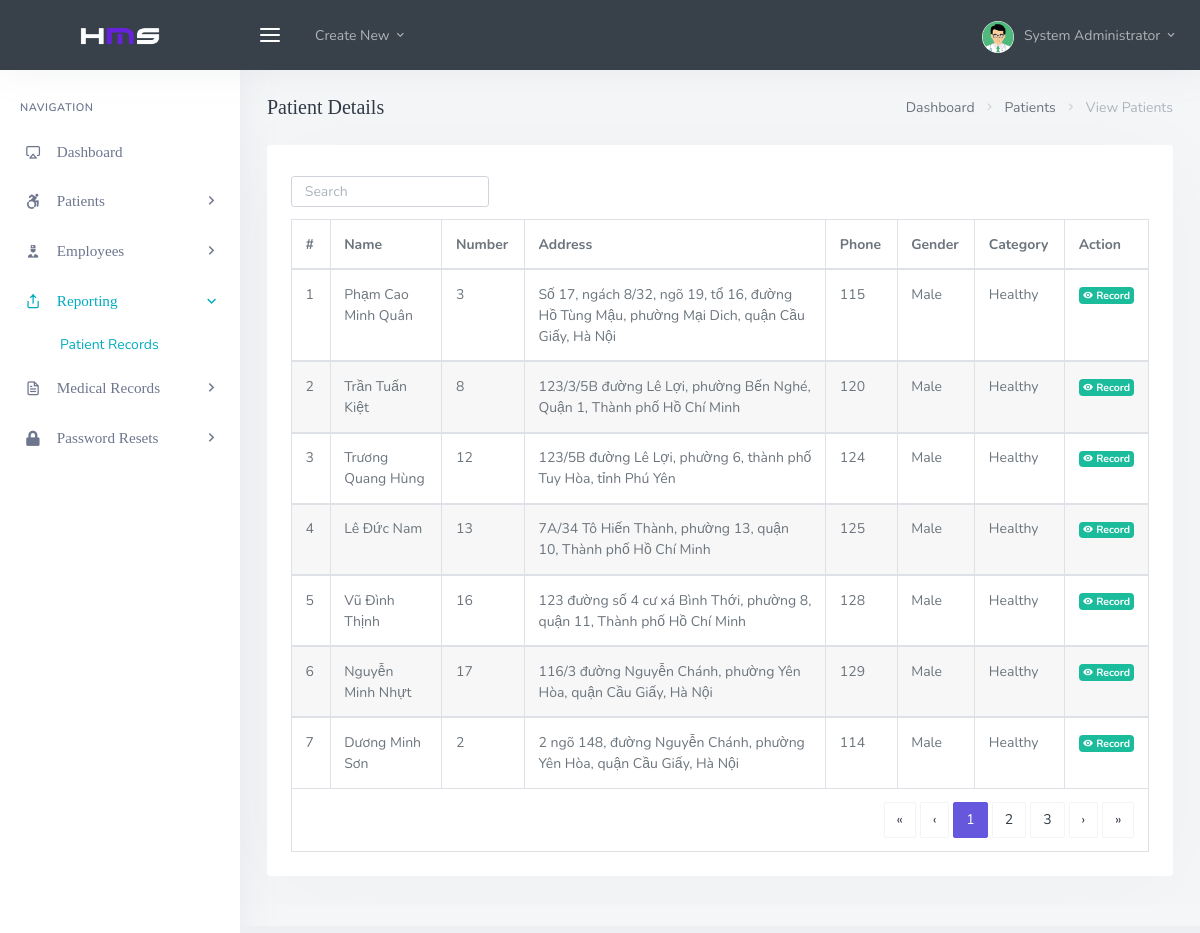
The page /backend/admin/his_admin_inpatient_records.php (signed in) on the database as committed earlier.
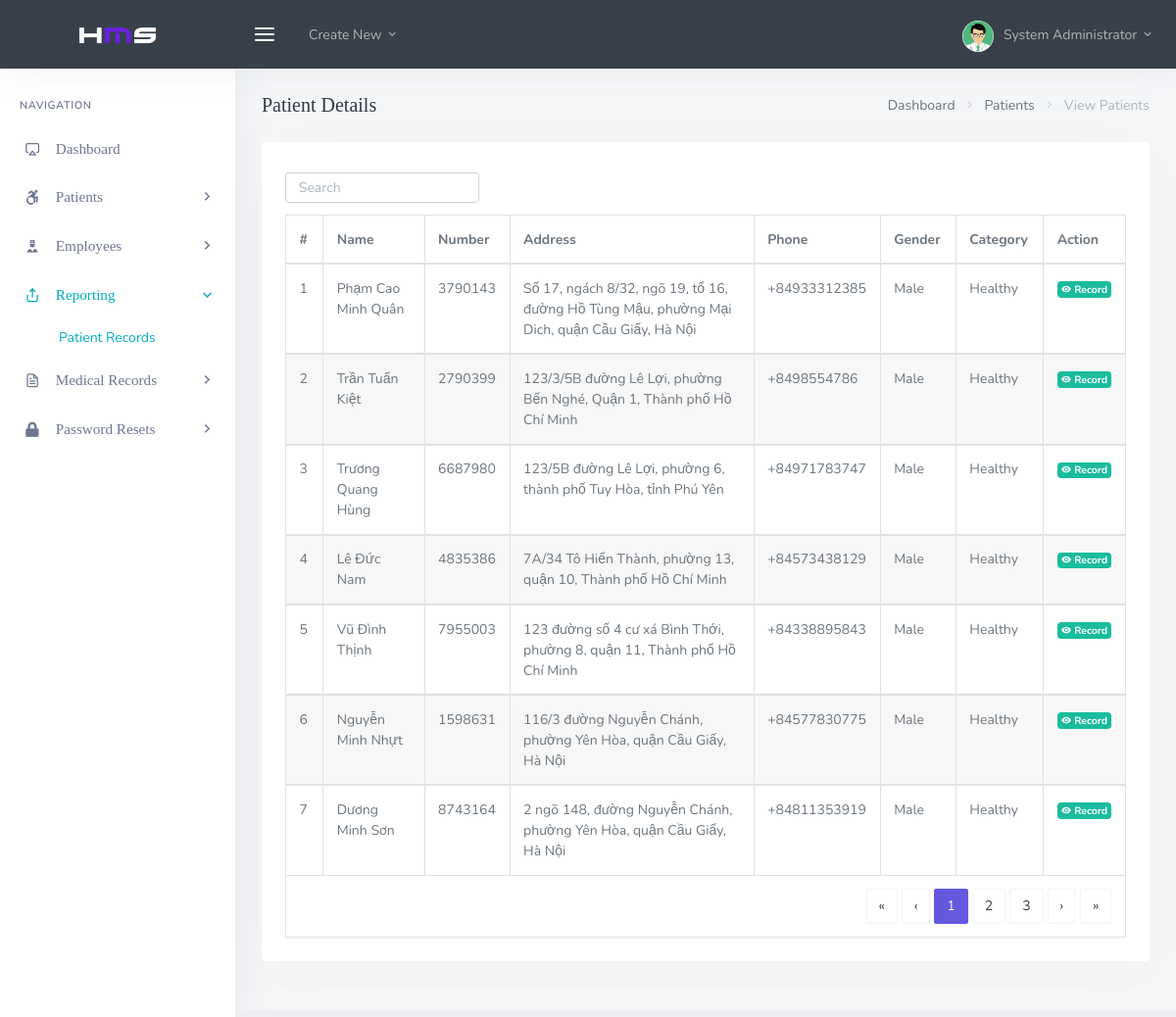
The same page on the database as committed later.
### tables this page shows
CREATE TABLE `his_admin` (
  `ad_id` int(20) NOT NULL,
  `ad_fname` varchar(200) DEFAULT NULL,
  `ad_lname` varchar(200) DEFAULT NULL,
  `ad_email` varchar(200) DEFAULT NULL,
  `ad_pwd` varchar(200) DEFAULT NULL,
  `ad_dpic` varchar(200) DEFAULT NULL
);

CREATE TABLE `patient` (
  `Patient_ID` int(255) NOT NULL,
  `Gender` varchar(10) NOT NULL,
  `Address` varchar(255) NOT NULL,
  `Full_Name` varchar(255) NOT NULL,
  `Phone` varchar(255) NOT NULL,
  `Identity_Number` int(255) NOT NULL,
  `Current_Condition` varchar(255) NOT NULL,
  `Nurse_ID` int(255) NOT NULL,
  `Staff_ID` int(255) NOT NULL,
  `Room_ID` int(255) NOT NULL
);

### backend/admin/his_admin_inpatient_records.php (the view, shortened to what this page needs)
<?php
  include('assets/inc/config.php');
?>
<!DOCTYPE html>
<html lang="en">
<?php include('assets/inc/head.php');?>
    <body>
        <div id="wrapper">
                <?php include('assets/inc/nav.php');?>
                <?php include("assets/inc/sidebar.php");?>
            <div class="content-page">
                <div class="content">
                    <div class="container-fluid">
                        <div class="row">
                            <div class="col-12">
                                <div class="page-title-box">
                                    <div class="page-title-right">
                                        <ol class="breadcrumb m-0">
                                            <li class="breadcrumb-item"><a href="javascript: void(0);">Dashboard</a></li>
                                            <li class="breadcrumb-item"><a href="javascript: void(0);">Patients</a></li>
                                            <li class="breadcrumb-item active">View Patients</li>
                                        </ol>
                                    </div>
                                    <h4 class="page-title">Patient Details</h4>
                                </div>
                            </div>
                        </div>
                        <div class="row">
                            <div class="col-12">
                                <div class="card-box">
                                    <div class="mb-2">
                                        <div class="row">
                                            <div class="col-12 text-sm-center form-inline" >
                                                <div class="form-group">
                                                    <input id="demo-foo-search" type="text" placeholder="Search" class="form-control form-control-sm" autocomplete="on">
                                                </div>
                                            </div>
                                        </div>
                                    </div>
                                    <div class="table-responsive">
                                        <table id="demo-foo-filtering" class="table table-bordered toggle-circle mb-0" data-page-size="7">
                                            <thead>
                                            <tr>
                                                <th>#</th>
                                                <th data-toggle="true">Name</th>
                                                <th data-hide="phone">Number</th>
                                                <th data-hide="phone">Address</th>
                                                <th data-hide="phone">Phone</th>
                                                <th data-hide="phone">Gender</th>
                                                <th data-hide="phone">Category</th>
                                                <th data-hide="phone">Action</th>
                                            </tr>
                                            </thead>
                                            <?php
                                                $ret="SELECT * FROM  patient ORDER BY RAND()  ";
                                                $stmt= $mysqli->prepare($ret) ;
                                                $stmt->execute() ;
                                                $res=$stmt->get_result();
                                                $cnt=1;
                                                while($row=$res->fetch_object())
                                                {
                                            ?>
                                                <tbody>
                                                <tr>
                                                    <td><?php echo $cnt;?></td>
                                                    <td><?php echo $row->Full_Name;?></td>
                                                    <td><?php echo $row->Identity_Number;?></td>
                                                    <td><?php echo $row->Address;?></td>
                                                    <td><?php echo $row->Phone;?></td>
                                                    <td><?php echo $row->Gender?></td>
                                                    <td><?php echo $row->Current_Condition?></td>
                                                    <td><a href="record_patient.php?Patient_ID=<?php echo $row->Patient_ID; ?>&Identity_Number=<?php echo $row->Identity_Number; ?>" class="badge badge-success"><i class="mdi mdi-eye"></i> Record</a></td>
                                                </tr>
                                                </tbody>
                                            <?php  $cnt = $cnt +1 ; }?>
                                            <tfoot>
                                            <tr class="active">
                                                <td colspan="8">
                                                    <div class="text-right">
                                                        <ul class="pagination pagination-rounded justify-content-end footable-pagination m-t-10 mb-0"></ul>
                                                    </div>
                                                </td>
                                            </tr>
                                            </tfoot>
                                        </table>
                                    </div>
                                </div>
                            </div>
                        </div>
                    </div>
                </div>
            </div>
        </div>
    </body>
</html>

### backend/admin/assets/inc/nav.php (shortened to what this page needs)
<?php
    $aid=$_SESSION['ad_id'];
    $ret="select * from his_admin where ad_id=?";
    $stmt= $mysqli->prepare($ret) ;
    $stmt->bind_param('i',$aid);
    $stmt->execute() ;
    $res=$stmt->get_result();
    while($row=$res->fetch_object())
    {
?>
    <div class="navbar-custom">
        <ul class="list-unstyled topnav-menu float-right mb-0">
            <li class="d-none d-sm-block">
            </li>
            <li class="dropdown notification-list">
                <a class="nav-link dropdown-toggle nav-user mr-0 waves-effect waves-light" data-toggle="dropdown" href="#" role="button" aria-haspopup="false" aria-expanded="false">
                    <img src="assets/images/users/<?php echo $row->ad_dpic;?>" alt="dpic" class="rounded-circle">
                    <span class="pro-user-name ml-1">
                        <?php echo $row->ad_fname;?> <?php echo $row->ad_lname;?> <i class="mdi mdi-chevron-down"></i>
                    </span>
                </a>
            </li>
        </ul>
        <div class="logo-box">
            <a href="his_admin_dashboard.php" class="logo text-center">
                <span class="logo-lg">
                    <img src="assets/images/logo-light.png" alt="" height="18">
                </span>
            </a>
        </div>
        <ul class="list-unstyled topnav-menu topnav-menu-left m-0">
            <li>
                <button class="button-menu-mobile waves-effect waves-light">
                    <i class="fe-menu"></i>
                </button>
            </li>
            <li class="dropdown d-none d-lg-block">
                <a class="nav-link dropdown-toggle waves-effect waves-light" data-toggle="dropdown" href="#" role="button" aria-haspopup="false" aria-expanded="false">
                    Create New
                    <i class="mdi mdi-chevron-down"></i>
                </a>
            </li>
        </ul>
    </div>
<?php }?>

### backend/admin/assets/inc/sidebar.php (shortened to what this page needs)
<div class="left-side-menu">
                <div class="slimscroll-menu">
                    <div id="sidebar-menu">
                        <ul class="metismenu" id="side-menu">
                            <li class="menu-title">Navigation</li>
                            <li>
                                <a href="his_admin_dashboard.php">
                                    <i class="fe-airplay"></i>
                                    <span> Dashboard </span>
                                </a>
                            </li>
                            <li>
                                <a href="javascript: void(0);">
                                    <i class="fab fa-accessible-icon "></i>
                                    <span> Patients </span>
                                    <span class="menu-arrow"></span>
                                </a>
                            </li>
                            <li>
                                <a href="javascript: void(0);">
                                    <i class="mdi mdi-doctor"></i>
                                    <span> Employees </span>
                                    <span class="menu-arrow"></span>
                                </a>
                            </li>
                            <li>
                                <a href="javascript: void(0);">
                                    <i class="fe-share"></i>
                                    <span> Reporting </span>
                                    <span class="menu-arrow"></span>
                                </a>
                                <ul class="nav-second-level" aria-expanded="false">
                                    <li>
                                        <a href="his_admin_inpatient_records.php">Patient Records</a>
                                    </li>
                                </ul>
                            </li>
                            <li>
                                <a href="javascript: void(0);">
                                    <i class="fe-file-text"></i>
                                    <span> Medical Records </span>
                                    <span class="menu-arrow"></span>
                                </a>
                            </li>
                            <li>
                                <a href="javascript: void(0);">
                                    <i class="fas fa-lock"></i>
                                    <span> Password Resets </span>
                                    <span class="menu-arrow"></span>
                                </a>
                            </li>
                        </ul>
                    </div>
                </div>
            </div>

Rows that differ between the two databases and show on the page:
changed patient "Phạm Cao Minh Quân": Identity_Number "3" → "3790143"; Phone "115" → "+84933312385"
changed patient "Trần Tuấn Kiệt": Identity_Number "8" → "2790399"; Phone "120" → "+8498554786"
changed patient "Trương Quang Hùng": Identity_Number "12" → "6687980"; Phone "124" → "+84971783747"
changed patient "Lê Đức Nam": Identity_Number "13" → "4835386"; Phone "125" → "+84573438129"
changed patient "Vũ Đình Thịnh": Identity_Number "16" → "7955003"; Phone "128" → "+84338895843"
changed patient "Nguyễn Minh Nhựt": Identity_Number "17" → "1598631"; Phone "129" → "+84577830775"
changed patient "Dương Minh Sơn": Identity_Number "2" → "8743164"; Phone "114" → "+84811353919"
